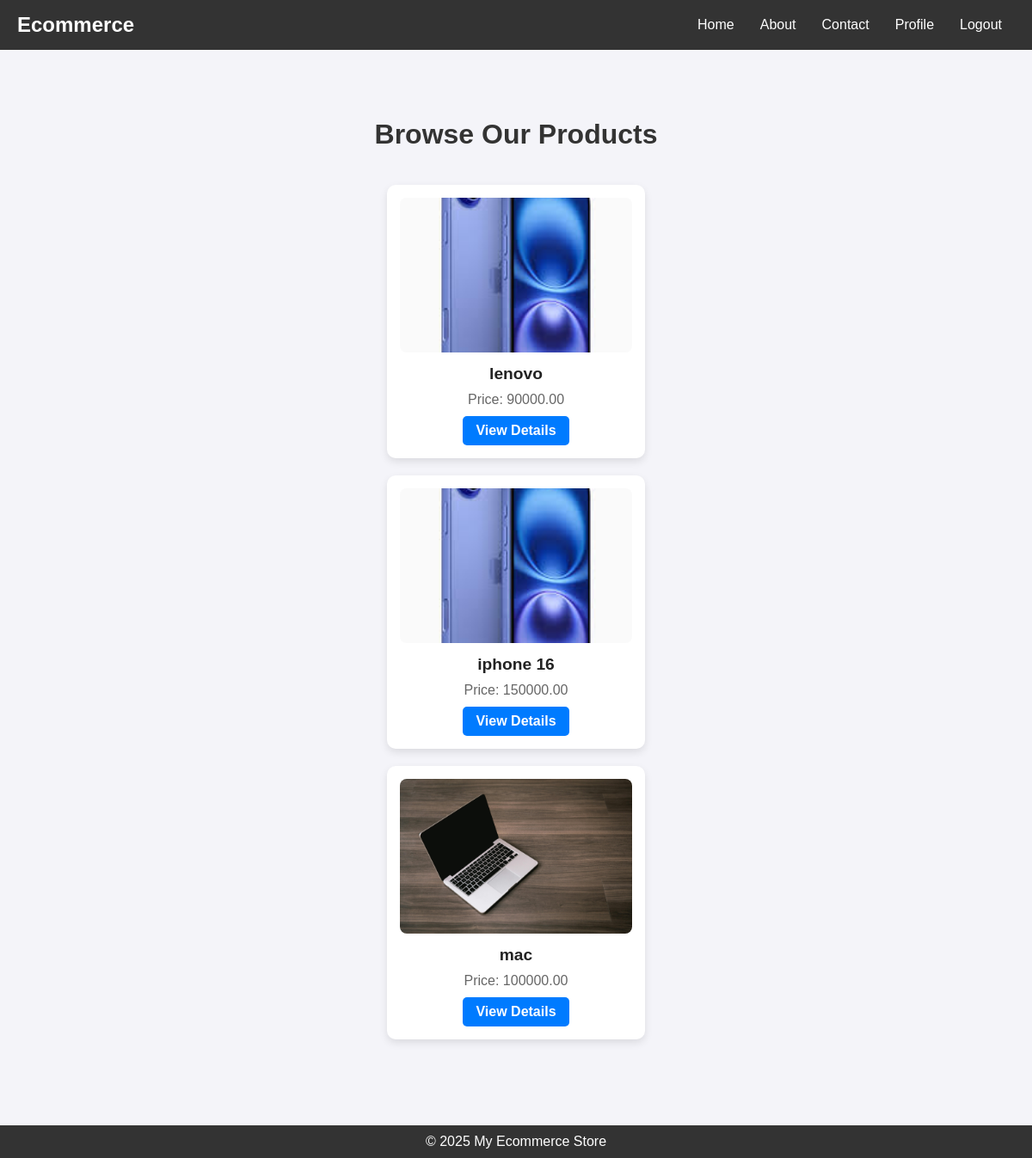
The page /browse-products/ (signed in) on the database its author committed.
### services/models.py (models this page shows, shortened)
class Product(models.Model):
    CATEGORY_CHOICES = [
        ('laptop', 'Laptop'),
        ('mobile', 'Mobile'),
        ('headphone', 'Headphone'),
        ('smartwatch', 'Smartwatch'),
        ('speaker', 'Speaker'),
        ('accessories', 'Accessories'),
        ('keyboard', 'Keyboard'),
        ('mouse', 'Mouse'),
    ]
    seller = models.ForeignKey(Seller, on_delete=models.CASCADE, related_name='products')
    name = models.CharField(max_length=255)
    description = models.TextField()
    category = models.CharField(max_length=255, choices=CATEGORY_CHOICES)
    image = models.ImageField(upload_to='products/', null=True, blank=True)
    price = models.DecimalField(max_digits=10, decimal_places=2)
    stock = models.PositiveIntegerField()
    created_at = models.DateTimeField(auto_now_add=True)
    tags = models.ManyToManyField(Tag, blank=True, related_name='products')  # ✅ FIXED

### services/views.py (the view)
# urls.py: path('browse-products/', views.products_page, name='products_page'),
@login_required
def products_page(request):
    if request.user.is_authenticated:
        products = Product.objects.all()
        random_products = random.sample(list(products), min(5, len(products)))  # Get up to 5 random products
        return render(request, 'services/products.html', {'products': random_products})

### templates/services/products.html (shortened to what this page needs)
{% extends "services/base.html" %}
{% block content %}
<div class="products-container">
    <h1 class="products-title">Browse Our Products</h1>
    <div class="product-list">
        {% for product in products %}
            <div class="product-card">
                <img src="{{ product.image.url }}" alt="{{ product.name }}" class="product-image">
                <h3>{{ product.name }}</h3>
                <p>Price: {{ product.price }}</p>
                <a href="{% url 'product_detail' product.id %}" class="view-details">View Details</a>
            </div>
        {% endfor %}
    </div>
</div>
{% endblock %}

### static/services/css/styles.css (style rules this page uses)
* { margin: 0; padding: 0; box-sizing: border-box; font-family: 'Arial', sans-serif; }
body { background: #f4f4f9; display: flex; flex-direction: column; min-height: 100vh; }
.products-container { max-width: 1200px; margin: 40px auto; padding: 20px; text-align: center; }
.products-title { font-size: 2rem; font-weight: bold; margin-bottom: 20px; color: #333; }
.product-list { display: grid; grid-template-columns: repeat(auto-fit, minmax(250px, 1fr)); gap: 20px; justify-content: center; padding: 20px; }
.product-card { background: #fff; border-radius: 10px; overflow: hidden; box-shadow: 0px 4px 10px rgba(0, 0, 0, 0.1); transition: transform 0.2s ease-in-out, box-shadow 0.3s ease-in-out; padding: 15px; }
.product-image { width: 100%; height: 180px; object-fit: cover; border-radius: 8px; }
.product-card h3 { font-size: 1.2rem; margin: 10px 0; color: #222; }
.product-card p { font-size: 1rem; color: #666; margin-bottom: 10px; }
.view-details { display: inline-block; background: #007bff; color: #fff; padding: 8px 15px; border-radius: 5px; text-decoration: none; font-weight: bold; transition: background 0.3s ease-in-out; }

### rows shown on the page
Product: image (picture), name "lenovo", price "90000.00"
Product: image (picture), name "iphone 16", price "150000.00"
Product: image (picture), name "mac", price "100000.00"
